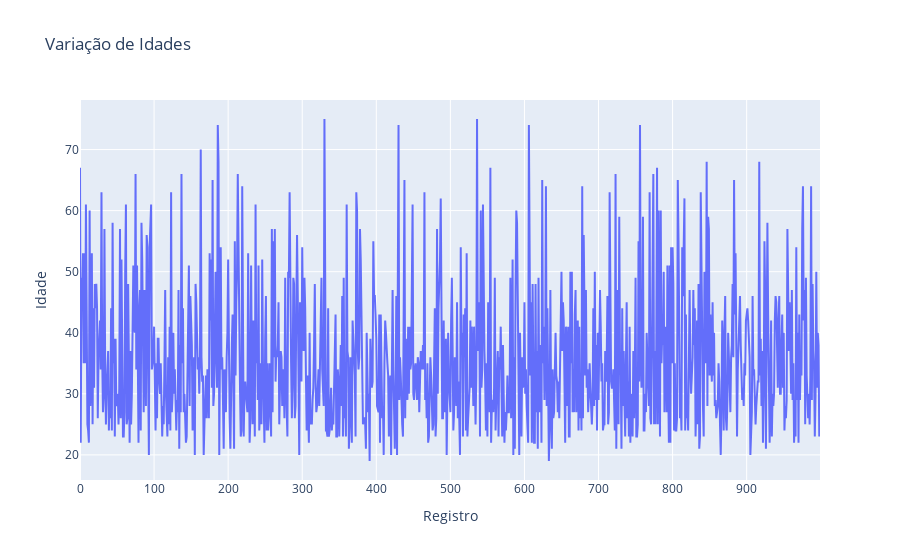

Notebook code for this chart:
### Code cell
# Questão 1: Gráfico de Linha - Variação de Idades
fig1 = go.Figure()
fig1.add_trace(go.Scatter(x=data.index, y=data['Age'], mode='lines', name='Idade'))
fig1.update_layout(title='Variação de Idades', xaxis_title='Registro', yaxis_title='Idade')
fig1.show()

### Figure 1 — Plotly figure (JSON) as saved in the notebook; plotly's stock layout.template omitted (floating-point values rounded to 4 significant figures; data arrays with more than 128 entries replaced by an {"elided": "..."} marker saying what was removed)
{"data": [{"mode": "lines", "name": "Idade", "type": "scatter", "x": {"elided": "1000 int values"}, "y": {"elided": "1000 int values"}}], "layout": {"title": {"text": "Variação de Idades"}, "xaxis": {"title": {"text": "Registro"}}, "yaxis": {"title": {"text": "Idade"}}}}
